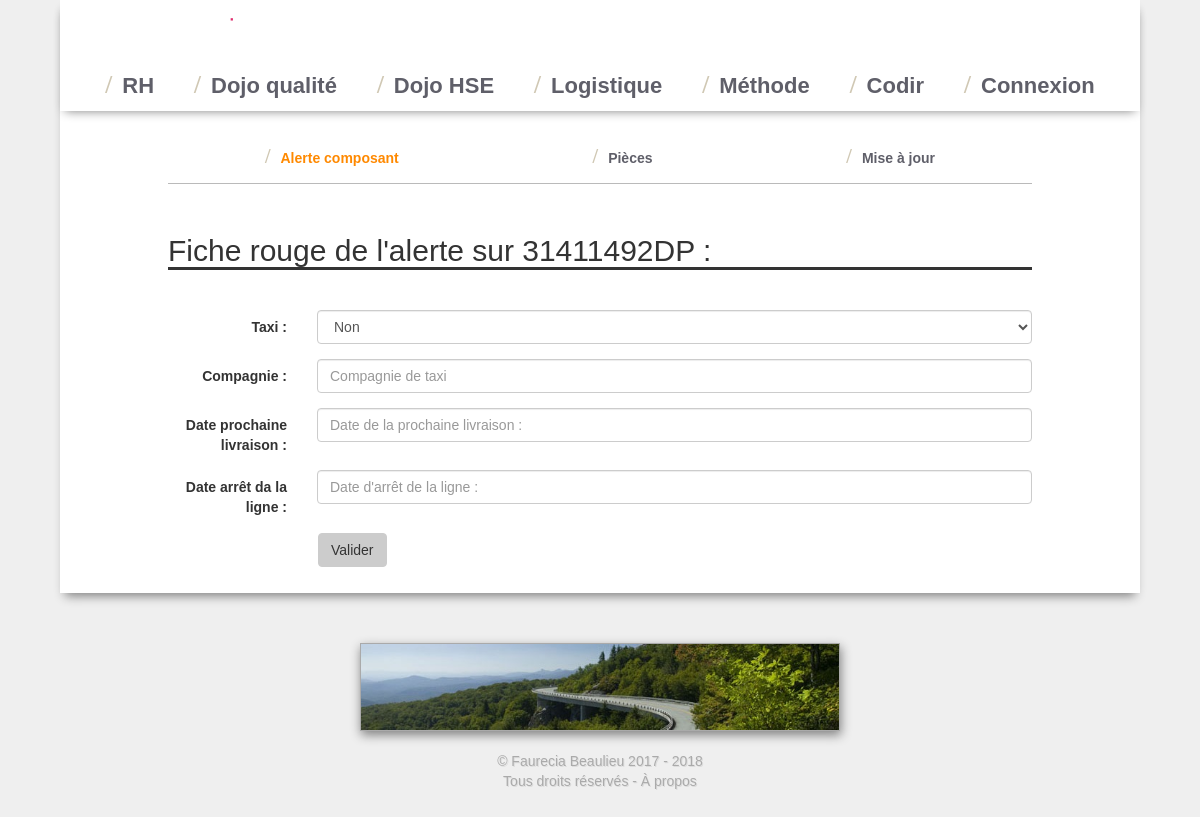
Page /logistique/form_reponse_rouge.php?alerte=77 on the earlier database version.
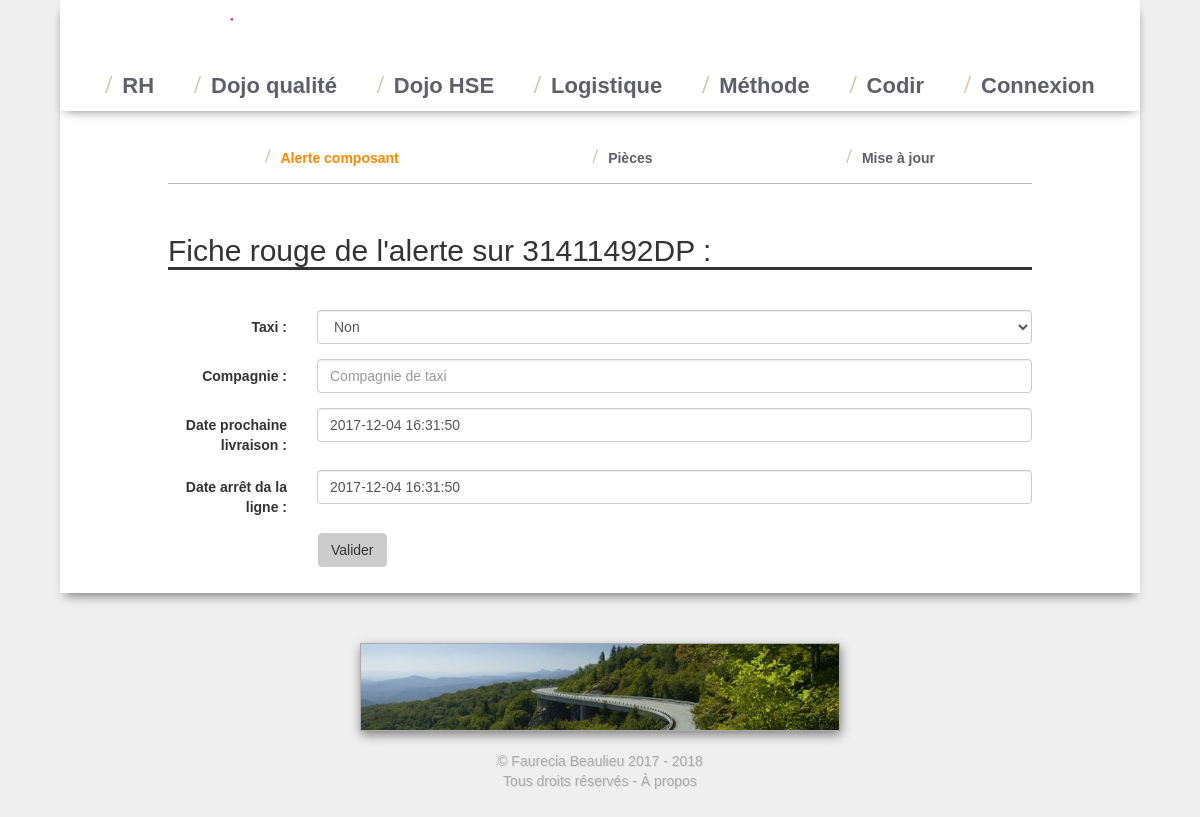
Same page on the later database version.
### tables this page shows
CREATE TABLE `logistique_reponse_rouge` (
  `id` int(11) NOT NULL,
  `alerte` int(11) NOT NULL,
  `taxi` tinyint(4) NOT NULL,
  `compagnie` varchar(255) NOT NULL,
  `prochaine_livraison` timestamp NULL DEFAULT CURRENT_TIMESTAMP,
  `rupture` timestamp NOT NULL DEFAULT CURRENT_TIMESTAMP
);

### logistique/form_reponse_rouge.php (the view, shortened to what this page needs)
<?php
include_once "needed.php";
if (isset($_GET['supprime'])){
    $Query = $bdd->prepare('DELETE FROM logistique_reponse_rouge WHERE alerte=? ');
    $Query->execute(array($_GET['alerte']));
    ob_end_clean();
    header('Location: '.$url."/logistique/alerte.php?id=".$_GET['alerte']);
}else {
    $Query = $bdd->prepare('SELECT * FROM logistique_reponse_rouge WHERE alerte=? ');
    $Query->execute(array($_GET['alerte']));
    if (!$Data = $Query->fetch()) {
        $Query = $bdd->prepare('SELECT * FROM logistique_reponse_rouge WHERE alerte=? ');
        $Query->execute(array($_GET['alerte']));
        $Data = $Query->fetch();
    }
    $taxi = $Data['taxi'];
    $compagnie = $Data['compagnie'];
    $prochaine_livraison = $Data['prochaine_livraison'];
    $rupture = $Data['rupture'];
    $Query = $bdd->prepare('SELECT logistique_alerte.id as id_alerte , state, e_kanban, train, uc_restant_en_ligne, logistique_alerte.date , logistique_pieces.*  FROM logistique_alerte LEFT JOIN logistique_pieces on logistique_alerte.piece=logistique_pieces.id WHERE logistique_alerte.id = ?');
    $Query->execute(array($_GET['alerte']));
    $Data = $Query->fetch();
    ?>
    <h2>Fiche rouge de l'alerte sur <?php echo $Data['reference'] ;?> :</h2>
    <form class="form-horizontal" method="post">
        <div class="form-group">
            <label class="control-label col-sm-2" for="taxi">Taxi :</label>
            <div class="col-sm-10">
                <select name='taxi' id="taxi" class="form-control">
                    <option value="0" <?php if ($taxi == 0) {
                        echo 'selected="selected"';
                    } ?> >Non
                    </option>
                </select>
            </div>
        </div>
        <div class="form-group">
            <label class="control-label col-sm-2" for="compagnie">Compagnie :</label>
            <div class="col-sm-10">
                <input type="text" name="compagnie" class="form-control" id="compagnie" placeholder="Compagnie de taxi"
                       value="<?php echo $compagnie; ?>">
            </div>
        </div>
        <div class="form-group">
            <label class="control-label col-sm-2" for="prochaine_livraison">Date prochaine livraison :</label>
            <div class="col-sm-10">
                <input type="text" name="prochaine_livraison" class="form-control" id="prochaine_livraison"
                       placeholder="Date de la prochaine livraison :" value="<?php echo $prochaine_livraison; ?>">
            </div>
        </div>
        <div class="form-group">
            <label class="control-label col-sm-2" for="rupture">Date arrêt da la ligne :</label>
            <div class="col-sm-10">
                <input type="text" name="rupture" class="form-control" id="rupture"
                       placeholder="Date d'arrêt de la ligne :" value="<?php echo $rupture; ?>">
            </div>
        </div>
        <div class="form-group">
            <div class="col-sm-offset-2 col-sm-10">
                <button type="submit" name="submit" class="btn btn-default">Valider</button>
            </div>
        </div>
    </form>
    <?php
}

Differences in the rows shown:
added logistique_reponse_rouge: taxi "Non", prochaine_livraison "2017-12-04 16:31:50", rupture "2017-12-04 16:31:50"
Other differences:
form field taxi: "Non" → (not shown)
